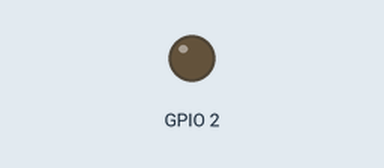
Recording of a sketch running on a simulated ESP8266 (NodeMCU). Parts: output pins drawn as LEDs (lit = HIGH). WiFi joins after 1.5 s; servers stay silent unless stated; what the sketch prints to the serial monitor is not drawn.

Above: at 0.1 s.
At 3.1 s:
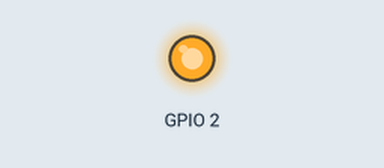
Timing chart, 0 to 4.6 s (numbered marks = the images above):
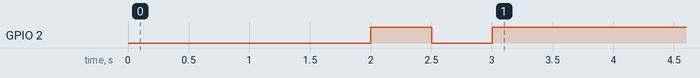

The sketch:

ESP8266_SHT31_WiFi_REST.ino
```cpp
// (licence header left out)
/***************************************************
 *    TODO:
 *      - sht31: not working...
 *
 *      - small python script to retrieve and plot values
 *        https://stackoverflow.com/questions/7750557/how-do-i-get-json-data-from-restful-service-using-python
 *      - test LED output setting ".../led/o"
 *      - LED switch OFF ".../led/1" does not work! (ON works)
 *        command string does not contain the value, try e.g. ".../led?1"
 *        same with ".../digital/1/w/0",  ".../digital/1/w/1" works, test  ".../digital/1/r"
 *      - still need "set fuse settings (clock, etc.)" ? (Tools > Burn Bootloader)
 *
 *    Programm ESP8266 using Arduino Due Board as 3.3V USB2serial converter:
 *    - Links
 *      - Hardware: https://www.itead.cc/wiki/ESP8266_Serial_WIFI_Module#Hardware
 *      - Arduino IDE mit dem ESP8266: https://arduino-hannover.de/2015/04/08/arduino-ide-mit-dem-esp8266/
 *      - ESP8266 with SHT31(-D) WiFi WebServer: https://github.com/ControlEverythingCommunity/SHT31/blob/master/ESP8266/SHT31.ino
 *                                               https://www.controleverything.com/content/Humidity?sku=SHT31_I2CS#tabs-0-product_tabset-2
 *      - ESP8266 I2C example: http://pdacontrolen.com/esp8266-display-oled-i2c-client-irc/ (SCL-GPIO0, SDA-GPIO2)
 *      - https://learn.adafruit.com/esp8266-temperature-slash-humidity-webserver/uploading-to-the-esp8266
 *    - use Arduino IDE >=1.8.3
 *    - install ESP8266 option to IDE
 *      - File > Preferences > Additional Boards Manager URLs: http://arduino.esp8266.com/stable/package_esp8266com_index.json
 *      - Tools > Board: ??? > Boards Manager...
 *        search for: "esp8266" and install (esp8266 2.3.0)
 *    - connect ESP8266 to an Arduino Due by wiring:
 *        Arduino Due Pin   ESP8266 Pin
 *                    GND   1 GND
 *                 TX0->1   2 UTXD          --------------------
 *                          3 GPIO2         |2 1        x--=== |
 *               3.3V VCC   4 CH_PD         |4 3           === |
 *                    GND   5 GPIO0         |6 5  ESP8266  === |
 *                          6 RST           |8 7  board      | |
 *                 RX0<-0   7 URXD          --------------------
 *               3.3V VCC   8 VCC
 *        Arduino Due RESET pin needs to be connected to GND (in order to disable the chip/sketch)
 *        (ESP8266 RST kann offen bleiben oder PullUp)
 *    - select ESP8266:
 *      - Board: "Generic ESP8266 Module"
 *      - Flash Mode: "DIO"
 *      - Flash Frequency: "40MHz"
 *      - CPU Frequency: "80MHz"
 *      - Flash Size: "512K (64K SPIFFS)"
 *      - Debug port: "Disabled"
 *      - Debug Level: "None"
 *      - Reset Method: "ck"
 *      - Upload Speed: "115200"
 *      - Port: ???
 *    - select Programmer:
 *      - Tools > Programmer: "AVRISP mkII"
 *        (this is the default for Arduinos)
 *    - upload this code
 *        (if it does not work dis- and re-connect the Due/ESP8266 or try the RST pin)
 *
 *                      ESP8266 Pin Layout
 *                    GND   1 GND
 *                          2 UTXD          --------------------
 *     Adafruit_SHT31 SDA   3 GPIO2         |2 1        .--=== |
 *               3.3V VCC   4 CH_PD         |4 3           === |
 *     Adafruit_SHT31 SCL   5 GPIO0         |6 5  ESP8266  === |
 *                          6 RST           |8 7  board      | |
 *                          7 URXD          --------------------
 *               3.3V VCC   8 VCC
 * ( NOTE! - It's very important to use pullups on the SDA & SCL lines! )
 * (         I2C pullups should be 1-100k, so 4.7k fits well.           )
 *
 *    - use serial monitor
 *      - Tools > Serial Monitor
 *      - Both NL & CR
 *      - 115200 baud
 ****************************************************/

// Import required libraries
#include <ESP8266WiFi.h>
#include <aREST.h>

#include <Wire.h>
#include "Adafruit_SHT31.h"
//// SHT31 I2C address is 0x44(68)
//#define Addr 0x44

// Create aREST instance
aREST rest = aREST();

// WiFi parameters
//const char* ssid = "your_wifi_network_name";
//const char* password = "your_wifi_network_password";
const char* ssid = "Buffalo-G-E69A";
const char* password = "14661655";

// The port to listen for incoming TCP connections
#define LISTEN_PORT           80

// Create an instance of the server
WiFiServer server(LISTEN_PORT);

Adafruit_SHT31 sht31 = Adafruit_SHT31();

// Variables to be exposed to the API
float temperature;
float humidity;

String sDESC    = String("SHT31 Sensor I2C Mini Module");
String sDATE    = String(__DATE__);
String sTIME    = String(__TIME__);
String sIDE     = String(ARDUINO, DEC);
String sVERSION = String(__VERSION__);
String sFILE    = String(__FILE__);
//String sDEBUG   = String();

// Declare functions to be exposed to the API
int ledControl(String command);

void setup(void)
{
  // Start Serial
  Serial.begin(115200);

  Serial.println("SHT31 test");
  if (! sht31.begin(0x44)) {   // Set to 0x45 for alternate i2c addr
    Serial.println("Couldn't find SHT31");
//    while (1) delay(1);
  }
  Serial.println(sht31.readStatus());
  //void reset(void);
  //void heater(boolean);

  // Init variables and expose them to REST API
  temperature = 24;
  humidity = 40;
//  rest.variable("temperature",&temperature);
//  rest.variable("humidity",&humidity);
//  temperature = sht31.readTemperature();
//  humidity = sht31.readHumidity();
  rest.variable("temperature",&temperature);
  rest.variable("humidity",&humidity);

  rest.variable("DESC",&sDESC);
  rest.variable("DATE",&sDATE);
  rest.variable("TIME",&sTIME);
  rest.variable("IDE",&sIDE);
  rest.variable("VERSION",&sVERSION);
  rest.variable("FILE",&sFILE);
//  rest.variable("DEBUG",&sDEBUG);

  // Function to be exposed
  rest.function("led",ledControl);

  // Give name & ID to the device (ID should be 6 characters long)
  rest.set_id("1");
  rest.set_name("esp8266");

  // Connect to WiFi
  WiFi.begin(ssid, password);
  while (WiFi.status() != WL_CONNECTED) {
    delay(500);
    Serial.print(".");
  }
  Serial.println("");
  Serial.println("WiFi connected");

  // Start the server
  server.begin();
  Serial.println("Server started");

  // Print the IP address
  Serial.println(WiFi.localIP());

  Serial.flush();

  // Flash LED 2x to signal "boot ok"
  pinMode(LED_BUILTIN, OUTPUT);     // Initialize the LED_BUILTIN pin as an output
  digitalWrite(LED_BUILTIN, LOW);   // Turn the LED on (Note that LOW is the voltage level
                                    // but actually the LED is on; this is because
                                    // it is acive low on the ESP-01)
  delay(500);                       // Wait
  digitalWrite(LED_BUILTIN, HIGH);  // Turn the LED off by making the voltage HIGH
  delay(500);
  digitalWrite(LED_BUILTIN, LOW);
  delay(500);
  digitalWrite(LED_BUILTIN, HIGH);
//  pinMode(LED_BUILTIN, INPUT);      // reset to default (does not work - freezes)

//  sDEBUG = String("boot ok");
}

void loop() {

  // Handle REST calls
  WiFiClient client = server.available();
  if (!client) {
    return;
  }
  while(!client.available()){
    delay(1);
  }
  rest.handle(client);

  // Update Sensor Measurements
  temperature = sht31.readTemperature();
  humidity = sht31.readHumidity();
//  rest.variable("temperature",&temperature);
//  rest.variable("humidity",&humidity);
//  handleroot();

}

// Custom function accessible by the API
int ledControl(String command) {

  // Update Sensor Measurements
  temperature = sht31.readTemperature();
  humidity = sht31.readHumidity();
//  rest.variable("temperature",&temperature);
//  rest.variable("humidity",&humidity);
//  handleroot();

  // Get state from command
  int state = command.toInt();
//  sDEBUG = String(command);

  digitalWrite(LED_BUILTIN,state);
  return 1;
}

// from SH31.ino
/*void handleroot()
{
  unsigned int data[6];

  // Start I2C Transmission
  Wire.beginTransmission(Addr);
  // Send 16-bit command byte
  Wire.write(0x2C);
  Wire.write(0x06);
  // Stop I2C transmission
  Wire.endTransmission();
  delay(300);

  // Start I2C Transmission
  Wire.beginTransmission(Addr);
  // Stop I2C Transmission
  Wire.endTransmission();

  // Request 6 bytes of data
  Wire.requestFrom(Addr, 6);

  // Read 6 bytes of data
  // temp msb, temp lsb, temp crc, hum msb, hum lsb, hum crc
  if (Wire.available() == 6)
  {
    data[0] = Wire.read();
    data[1] = Wire.read();
    data[2] = Wire.read();
    data[3] = Wire.read();
    data[4] = Wire.read();
    data[5] = Wire.read();
  }
  // Convert the data
  int temp = (data[0] * 256) + data[1];
  //cTemp = -45.0 + (175.0 * temp / 65535.0);
  temperature = -45.0 + (175.0 * temp / 65535.0);
  //fTemp = (cTemp * 1.8) + 32.0;
  humidity = (100.0 * ((data[3] * 256.0) + data[4])) / 65535.0;

  // Output data to serial monitor
  Serial.print("Temperature in Celsius :");
  //Serial.print(cTemp);
  Serial.print(temperature);
  Serial.println(" C");
  //Serial.print("Temperature in Fahrenheit :");
  //Serial.print(fTemp);
  //Serial.println(" F");
  Serial.print("Relative Humidity :");
  Serial.print(humidity);
  Serial.println(" %RH");
  delay(500);
}*/
```
